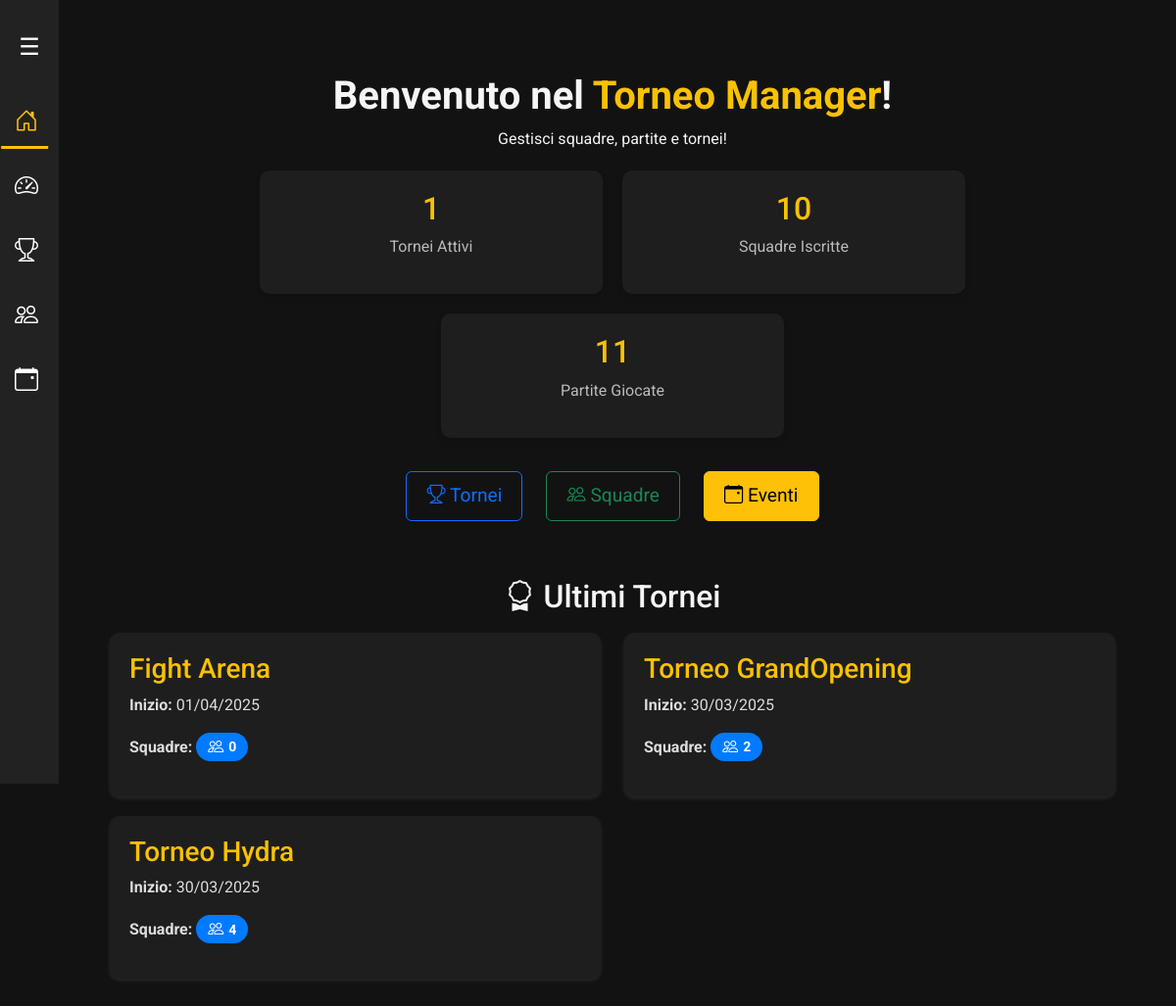
The page / on the database its author committed.
### backend/models/torneo.py (models this page shows, shortened)
class Torneo(models.Model):
    FORMATI_TORNEO = [
        ('DRAFT', 'Draft'),
        ('ARAM', 'ARAM'),
    ]
    id = models.AutoField(primary_key=True)  # ID auto-incrementale
    nome = models.CharField(max_length=100)  # Nome del torneo
    data_inizio = models.DateField()  # Data di inizio
    data_fine = models.DateField()  # Data di fine
    fascia_oraria = models.CharField(max_length=255, blank=True, null=True)  # Fascia oraria es. "18:00 - 22:00"
    formato = models.CharField(max_length=10, choices=FORMATI_TORNEO, default='DRAFT')  # ENUM: 'DRAFT', 'ARAM'
    is_active = models.BooleanField(default=True)  # Stato del torneo (attivo/archiviato)

### api/views/views_home.py (the view)
# urls.py: path('', home, name='home'),
def home(request):
    oggi = date.today()
    ultimi_tornei = Torneo.objects.filter(is_active=True).order_by('-data_inizio')[:4]
    tornei_attivi = Torneo.objects.filter(data_inizio__lte=oggi, data_fine__gte=oggi, is_active=True)
    tornei_attivi_counter = tornei_attivi.count()
    totale_squadre = Squadra.objects.count()
    totale_partite = Partita.objects.filter(conclusa=True).count()
    tornei_con_squadre = [
        {
            'nome': torneo.nome,
            'data_inizio': torneo.data_inizio,
            'num_squadre': Iscrizione.objects.filter(torneo=torneo).count()
        }
        for torneo in ultimi_tornei
    ]
    return render(request, 'modules/home/home.html', {
        'tornei_con_squadre': tornei_con_squadre,
        'tornei_attivi': tornei_attivi_counter,
        'totale_squadre': totale_squadre,
        'totale_partite': totale_partite,
        'active_page': 'home'
    })

### frontend/templates/modules/home/home.html (shortened to what this page needs)
{% extends "modules/base/base.html" %}
{% load static %}
{% block extra_css %}
<link rel="stylesheet" href="{% static 'home/home.css' %}">
{% endblock %}
{% block content %}
    <div class="container mt-4">
        <div class="text-center">
            <h1 class="title">Benvenuto nel <span class="highlight">Torneo Manager</span>!</h1>
            <p>Gestisci squadre, partite e tornei!</p>
        </div>
        <div class="row text-center stats-container">
            <div class="col-md-4 stat-card">
                <h3>{{ tornei_attivi }}</h3>
                <p>Tornei Attivi</p>
            </div>
            <div class="col-md-4 stat-card">
                <h3>{{ totale_squadre }}</h3>
                <p>Squadre Iscritte</p>
            </div>
            <div class="col-md-4 stat-card">
                <h3>{{ totale_partite }}</h3>
                <p>Partite Giocate</p>
            </div>
        </div>
        <div class="nav-buttons text-center mt-4">
            <a href="{% url 'tornei_page' %}" class="btn {% if request.resolver_match.url_name == 'tornei_page' %}btn-primary{% else %}btn-outline-primary{% endif %}">
                <i class="bi bi-trophy"></i> Tornei
            </a>
            <a href="{% url 'squadre_page' %}" class="btn {% if request.resolver_match.url_name == 'squadre_page' %}btn-success{% else %}btn-outline-success{% endif %}">
                <i class="bi bi-people"></i> Squadre
            </a>
            <a {% if 'eventi' in request.resolver_match.namespaces %} href="{% url 'eventi' %}" {% else %} href="#" {% endif %} class="btn btn-warning">
                <i class="bi bi-calendar-event"></i> Eventi
            </a>
        </div>
        <div class="latest-tournaments mt-5">
            <h2 class="text-center"><i class="bi bi-award"></i> Ultimi Tornei</h2>
            <div class="row">
                {% for torneo in tornei_con_squadre %}
                <div class="col-md-6">
                    <div class="tournament-panel">
                        <h3>{{ torneo.nome }}</h3>
                        <p><strong>Inizio:</strong> {{ torneo.data_inizio|date:"d/m/Y"}}</p>
                        <p><strong>Squadre:</strong>
                            <span class="badge badge-info"><i class="bi bi-people"></i> {{ torneo.num_squadre }}</span>
                        </p>
                    </div>
                </div>
                {% empty %}
                <p class="text-center text-muted">Nessun torneo recente.</p>
                {% endfor %}
            </div>
        </div>
{% endblock %}

### frontend/templates/modules/base/base.css (style rules this page uses)
body { background-color: #121212; color: #f5f5f5; font-family: 'Arial', sans-serif; }
.col-md-6 { display: flex; flex-direction: column; justify-content: center; }

### frontend/templates/modules/home/home.css (style rules this page uses)
body { background-color: #121212; color: #f5f5f5; font-family: 'Roboto', sans-serif; }
.title { font-size: 2.5rem; font-weight: bold; }
.highlight { color: #f8c102; }
.stats-container { display: flex; justify-content: center; gap: 20px; margin-top: 20px; }
.stat-card { background: #1e1e1e; padding: 20px; border-radius: 10px; box-shadow: 0 4px 6px rgba(0, 0, 0, 0.1); }
.stat-card h3 { font-size: 2rem; color: #f8c102; }
.stat-card p { margin-top: 5px; color: #bbb; }
.nav-buttons a { margin: 10px; padding: 10px 20px; font-size: 1.2rem; }
.badge-info { background-color: #007bff; color: white; padding: 6px 12px; font-size: 14px; border-radius: 20px; font-weight: bold; display: inline-flex; align-items: center; gap: 5px; }
.badge-info i { font-size: 16px; }
.tournament-panel { background-color: #1e1e1e; padding: 20px; border-radius: 10px; margin: 10px 0; box-shadow: 0 2px 4px rgba(255, 255, 255, 0.1); transition: all 0.3s ease-in-out; }
.tournament-panel h3 { color: #f8c102; }
.tournament-panel p { color: #ddd; }

### rows shown on the page
Torneo: nome "Fight Arena", data_inizio "01/04/2025"
Torneo: nome "Torneo GrandOpening", data_inizio "30/03/2025"
Torneo: nome "Torneo Hydra", data_inizio "30/03/2025"

### other values the page prints
{{ tornei_attivi }} "1"
{{ totale_squadre }} "10"
{{ totale_partite }} "11"
{{ torneo.num_squadre }} "0" "2" "4"
